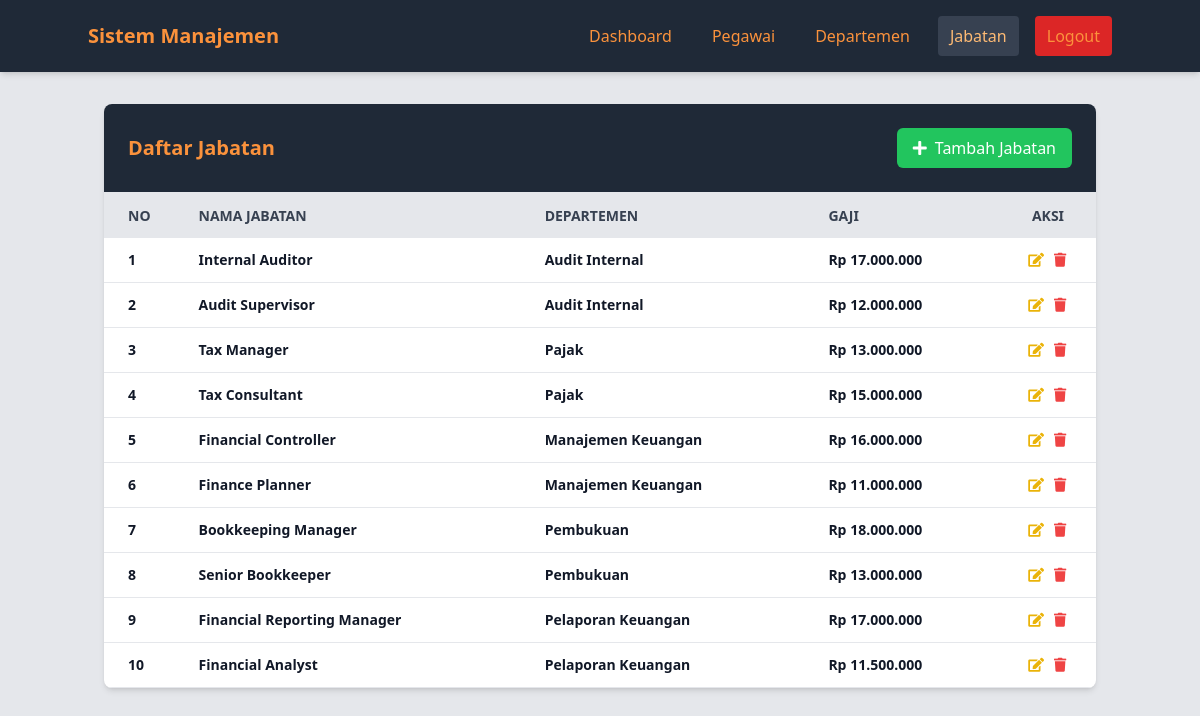
/pages/jabatan/index.php (signed in), run on the app's committed database.
### tables this page shows
CREATE TABLE `jabatan` (
  `id` int(11) NOT NULL,
  `nama_jabatan` varchar(100) NOT NULL,
  `id_departemen` int(11) DEFAULT NULL,
  `gaji` decimal(10,2) DEFAULT NULL
);

CREATE TABLE `departemen` (
  `id` int(11) NOT NULL,
  `nama_departemen` varchar(100) NOT NULL,
  `deskripsi` text DEFAULT NULL
);

### pages/jabatan/index.php (the view, shortened to what this page needs)
<?php
include '../../tampilan/navbar.php';
require_once '../../config/config.php';
$query = "SELECT jabatan.*, departemen.nama_departemen
          FROM jabatan
          LEFT JOIN departemen ON jabatan.id_departemen = departemen.id";
$result = mysqli_query($koneksi, $query);
?>
<div class="container mx-auto px-4 py-8">
    <div class="bg-white shadow-md rounded-lg overflow-hidden">
        <div class="flex justify-between items-center p-6  bg-gray-800 text-orange-400 border-b">
            <h3 class="text-xl font-semibold">Daftar Jabatan</h3>
            <a href="tambah.php" class="bg-green-500 text-white px-4 py-2 rounded-md hover:bg-green-600 transition duration-300 flex items-center">
                <i class="fas fa-plus mr-2"></i> Tambah Jabatan
            </a>
        </div>
        <div class="overflow-x-auto">
            <table class="w-full">
                <thead>
                <tr class="bg-gray-200 text-gray-700 uppercase text-sm leading-normal">
                        <th class="py-3 px-6 text-left w-16">No</th>
                        <th class="py-3 px-6 text-left">Nama Jabatan</th>
                        <th class="py-3 px-6 text-left">Departemen</th>
                        <th class="py-3 px-6 text-left">Gaji</th>
                        <th class="py-3 px-6 text-center w-24">Aksi</th>
                    </tr>
                </thead>
                <tbody class="text-gray-600 text-sm font-light">
                    <?php
                    $no = 1;
                    while($row = mysqli_fetch_assoc($result)):
                    ?>
                    <tr class="border-b border-gray-200 hover:bg-gray-100">
                        <td class="py-3 px-6 text-left whitespace-nowrap font-semibold text-gray-900">
                            <div class="flex items-center">
                                <?php echo $no++; ?>
                            </div>
                        </td>
                        <td class="py-3 px-6 text-left font-semibold text-gray-900">
                            <?php echo htmlspecialchars($row['nama_jabatan']); ?>
                        </td>
                        <td class="py-3 px-6 text-left font-semibold text-gray-900">
                            <?php echo htmlspecialchars($row['nama_departemen'] ?? 'Tidak Ada'); ?>
                        </td>
                        <td class="py-3 px-6 text-left font-semibold text-gray-900">
                            <?php echo 'Rp ' . number_format($row['gaji'], 0, ',', '.'); ?>
                        </td>
                        <td class="py-3 px-6 text-center">
                            <div class="flex item-center justify-center">
                                <a href="edit.php?id=<?php echo $row['id']; ?>"
                                   class="w-4 mr-2 transform text-yellow-500 hover:text-yellow-700 hover:scale-110">
                                    <i class="fas fa-edit"></i>
                                </a>
                                <a href="../../proses/jabatan/hapus.php?id=<?php echo $row['id']; ?>"
                                   class="w-4 transform text-red-500 hover:text-red-700 hover:scale-110"
                                   onclick="return confirm('Yakin ingin menghapus pegawai ini?')">
                                    <i class="fas fa-trash"></i>
                                </a>
                            </div>
                        </td>
                    </tr>
                    <?php endwhile; ?>
                </tbody>
            </table>
        </div>
    </div>
</div>
</body>
</html>

### tampilan/navbar.php (shortened to what this page needs)
<?php
$base_url = $_SERVER['REQUEST_SCHEME'] . '://' . $_SERVER['HTTP_HOST'] . '/pemrograman_basis_data/kepegawaian/';
?>
<!DOCTYPE html>
<html lang="en">
<head>
    <script src="https://cdn.tailwindcss.com"></script>
    <link rel="stylesheet" href="https://cdnjs.cloudflare.com/ajax/libs/font-awesome/5.15.3/css/all.min.css">
</head>
<body class="bg-gray-200">
<nav class="bg-gray-800 text-orange-400 p-4 shadow-md">
    <div class="container mx-auto flex justify-between items-center">
        <div class="text-xl font-bold">
            <a href="<?php echo $base_url; ?>dashboard.php" class="hover:text-orange-300 transition duration-300">
                Sistem Manajemen
            </a>
        </div>
        <div class="flex space-x-4">
            <a href="<?php echo $base_url; ?>dashboard.php" class="hover:bg-gray-700 px-3 py-2 rounded transition duration-300
                <?php echo (basename($_SERVER['PHP_SELF']) == 'dashboard.php') ? 'bg-gray-700 text-orange-300' : ''; ?>">
                Dashboard
            </a>
            <a href="<?php echo $base_url; ?>pages/pegawai/index.php" class="hover:bg-gray-700 px-3 py-2 rounded transition duration-300
                <?php echo (strpos($_SERVER['PHP_SELF'], 'pegawai') !== false) ? 'bg-gray-700 text-orange-300' : ''; ?>">
                Pegawai
            </a>
            <a href="<?php echo $base_url; ?>pages/departemen/index.php" class="hover:bg-gray-700 px-3 py-2 rounded transition duration-300
                <?php echo (strpos($_SERVER['PHP_SELF'], 'departemen') !== false) ? 'bg-gray-700 text-orange-300' : ''; ?>">
                Departemen
            </a>
            <a href="<?php echo $base_url; ?>pages/jabatan/index.php" class="hover:bg-gray-700 px-3 py-2 rounded transition duration-300
                <?php echo (strpos($_SERVER['PHP_SELF'], 'jabatan') !== false) ? 'bg-gray-700 text-orange-300' : ''; ?>">
                Jabatan
            </a>
            <a href="<?php echo $base_url; ?>logout.php" class="bg-red-600 px-3 py-2 rounded transition duration-300">
                Logout
            </a>
        </div>
    </div>
</nav>

### data on the page
jabatan: nama_jabatan "Internal Auditor", id_departemen.nama_departemen "Audit Internal", gaji "17.000.000"
jabatan: nama_jabatan "Audit Supervisor", id_departemen.nama_departemen "Audit Internal", gaji "12.000.000"
jabatan: nama_jabatan "Tax Manager", id_departemen.nama_departemen "Pajak", gaji "13.000.000"
jabatan: nama_jabatan "Tax Consultant", id_departemen.nama_departemen "Pajak", gaji "15.000.000"
jabatan: nama_jabatan "Financial Controller", id_departemen.nama_departemen "Manajemen Keuangan", gaji "16.000.000"
jabatan: nama_jabatan "Finance Planner", id_departemen.nama_departemen "Manajemen Keuangan", gaji "11.000.000"
jabatan: nama_jabatan "Bookkeeping Manager", id_departemen.nama_departemen "Pembukuan", gaji "18.000.000"
jabatan: nama_jabatan "Senior Bookkeeper", id_departemen.nama_departemen "Pembukuan", gaji "13.000.000"
jabatan: nama_jabatan "Financial Reporting Manager", id_departemen.nama_departemen "Pelaporan Keuangan", gaji "17.000.000"
jabatan: nama_jabatan "Financial Analyst", id_departemen.nama_departemen "Pelaporan Keuangan", gaji "11.500.000"
